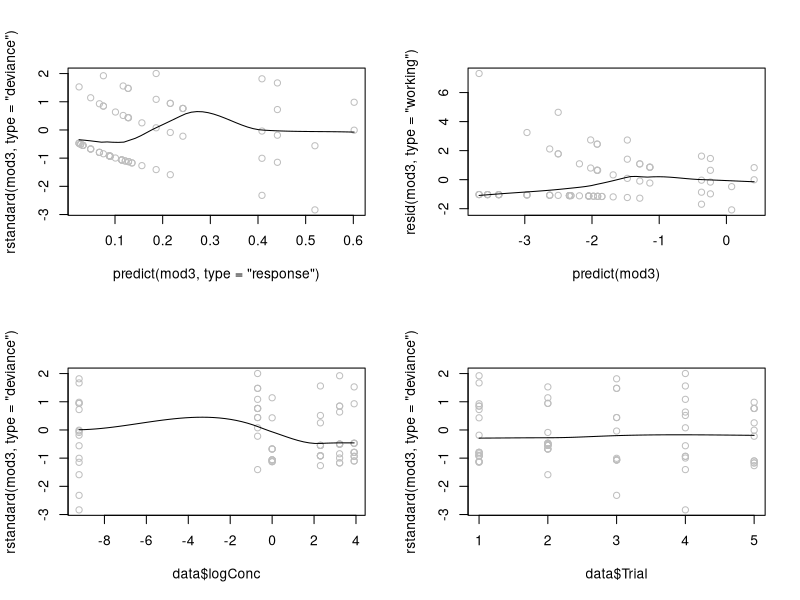
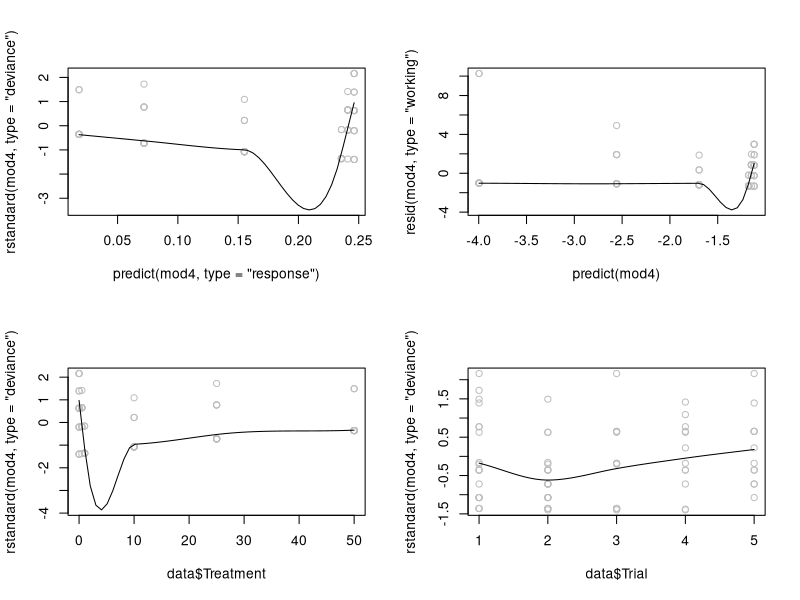
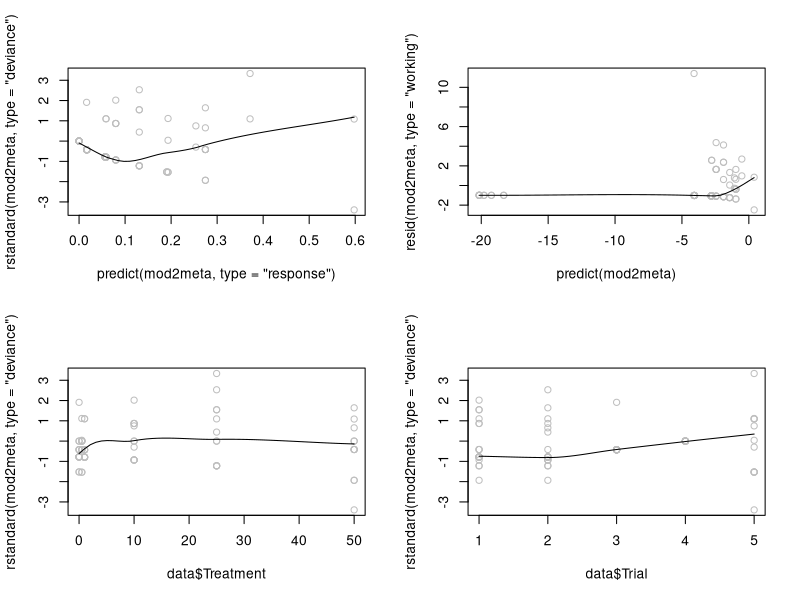
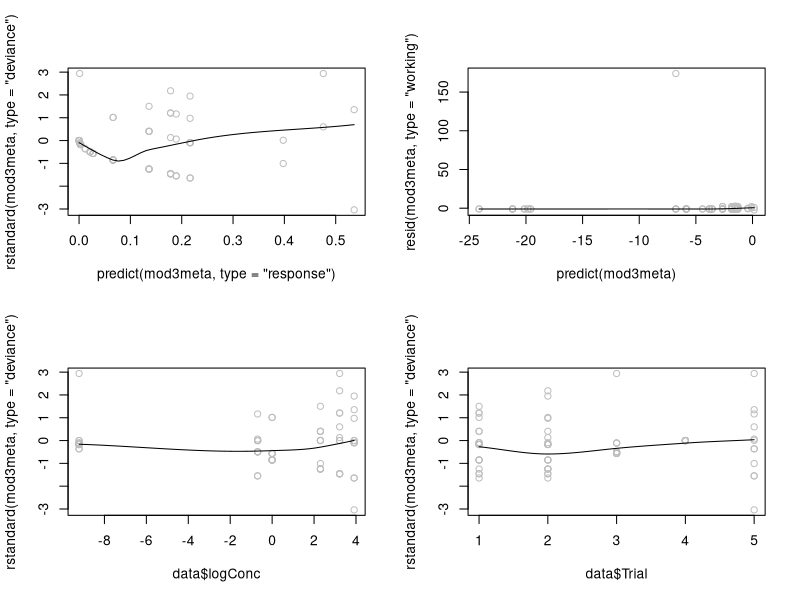
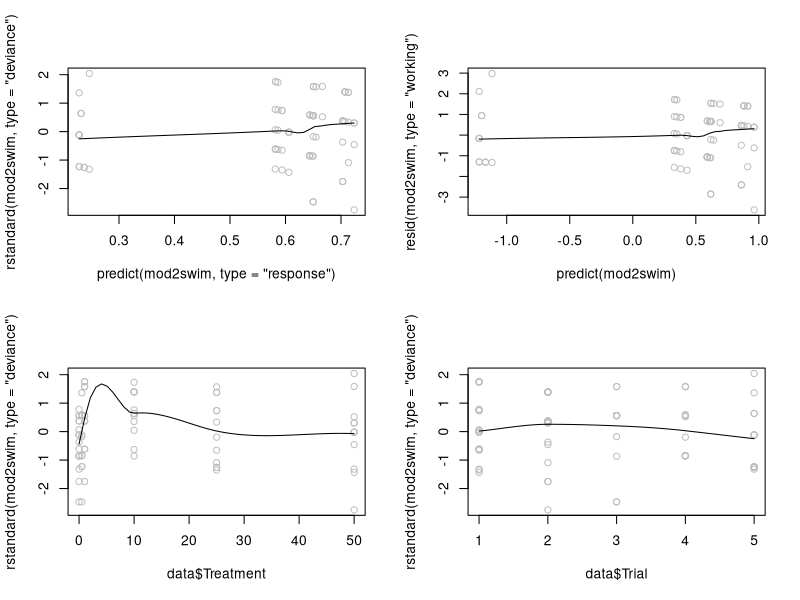
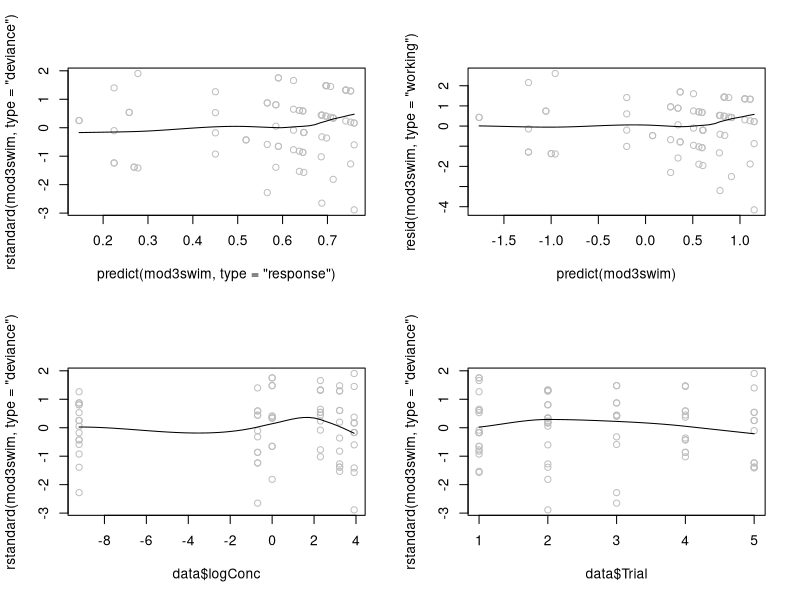
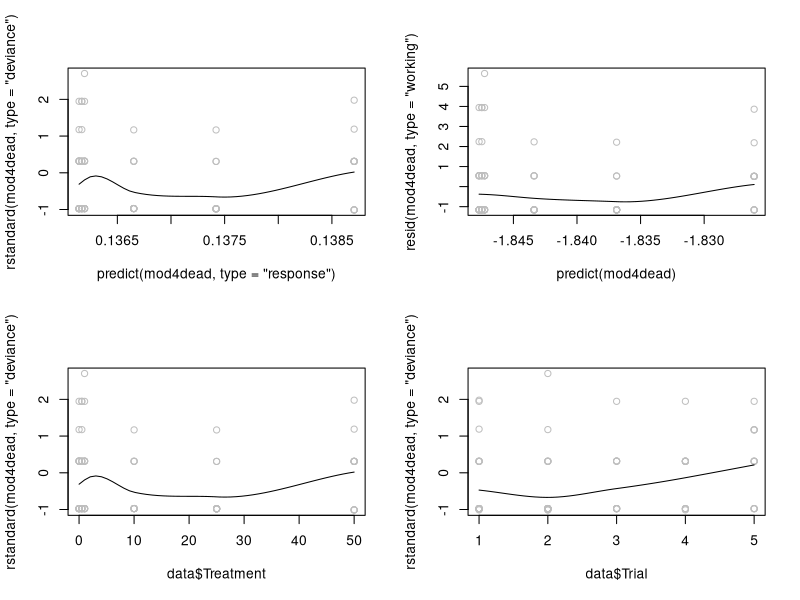
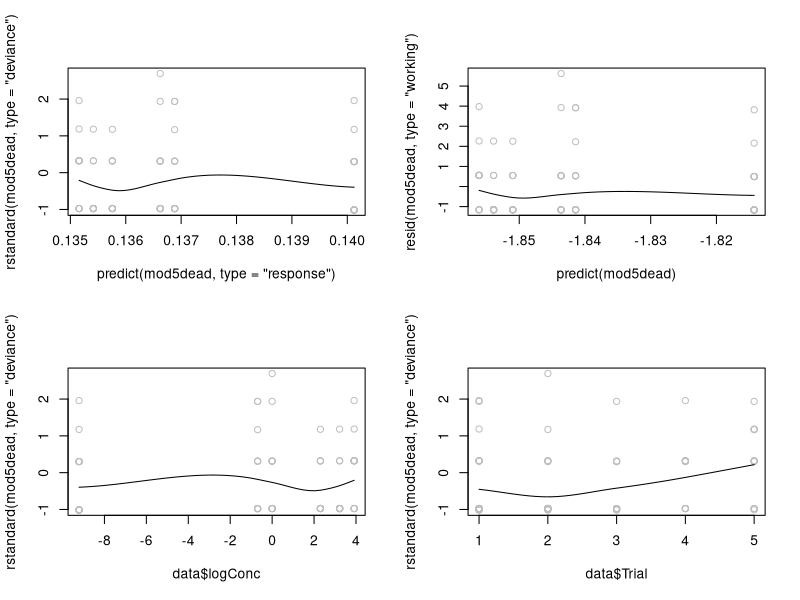

R code for these plots, in order:
## ---- chunk 1
knitr::opts_chunk$set(echo = TRUE)

library(tidyverse)
library(MASS)
library(effects)
library(lmtest)
library(statmod)
library(plyr)

## ---- chunk 2
#Modify location as needed
data <- read.csv("./data.csv", header = TRUE)

## ---- chunk 3
#Look at data
head(data)

#Change trial to a factor from an integer
data$Trial <- as.factor(data$Trial)
head(data)

#Add a vector/column for natural log transformed concentration. Add a small value because of the presences of zeroes (controls) in the dataset.
data$logConc <- log(data$Treatment+0.0001)
head(data)

#Add column for total larvae
data$total_larvae <- data$settle_n + data$meta_n + data$swim_n +data$dead_n
head(data)

## ---- chunk 4
# Start with full, binomial model
mod1 <- glm(settle_prop ~ Treatment + Trial, family = binomial, weights = total_larvae,
            data = data)
summary(mod1)

# Extract residual deviance
residual_deviance <- deviance(mod1)

# Degrees of freedom
df <- nrow(model.matrix(mod1)) - length(coefficients(mod1))

# Compute p-value to test for overdispersion
p_value <- 1 - pchisq(residual_deviance, df)

# Print results
print(paste("Residual Deviance:", residual_deviance))
print(paste("Degrees of freedom:", df))
print(paste("P-value:", p_value))

## ---- chunk 5
mod2 <- glm(settle_prop ~ Treatment + Trial, family = quasibinomial, weights = total_larvae,
            data = data)
mod3 <- glm(settle_prop ~ logConc + Trial, family = quasibinomial, weights = total_larvae,
            data = data)
mod4 <- glm(settle_prop ~ Treatment, family = quasibinomial, weights = total_larvae,
            data = data)
mod5 <- glm(settle_prop ~ logConc, family = quasibinomial, weights = total_larvae,
            data = data)

# Compare full vs reduced models, first between non-log transformed and then between log transformed
anova(mod4, mod2, test = "Chisq")
anova(mod5, mod3, test = "Chisq") 

## ---- chunk 6
#Residual plots for mod3
par(mfrow=c(2,2))
scatter.smooth(predict(mod3, type='response'), rstandard(mod3, type='deviance'), col='gray')
scatter.smooth(predict(mod3), resid(mod3, type='working'), col='gray')
scatter.smooth(data$logConc, rstandard(mod3, type='deviance'), col='gray')
scatter.smooth(data$Trial, rstandard(mod3, type='deviance'), col='gray')

#Residual plots for mod4
scatter.smooth(predict(mod4, type='response'), rstandard(mod4, type='deviance'), col='gray')
scatter.smooth(predict(mod4), resid(mod4, type='working'), col='gray')
scatter.smooth(data$Treatment, rstandard(mod4, type='deviance'), col='gray')
scatter.smooth(data$Trial, rstandard(mod4, type='deviance'), col='gray')

## ---- chunk 7
# Model predictions
mod3_eff <- effect("logConc", mod3)
mod3_eff <- as.data.frame(mod3_eff)

# Custom ticks and labels 
custom_ticks <- c(0.000125, 0.5, 1, 10, 25, 50)  
custom_labels <- c("0", "0.5", "1", "10", "25", "50")

# Plot using ggplot2
settle_plot <- ggplot(mod3_eff, aes(x = logConc, y = fit)) +
  geom_line() +
  geom_ribbon(aes(ymin = lower, ymax = upper), alpha = 0.2) +
  labs(x = bquote(Sediment~Concentration~(mg/cm^2)), y = "Settlement Rate (%)") +
  scale_x_continuous(
    breaks = log(custom_ticks),
    labels = custom_labels
  ) +
  scale_y_continuous(
    breaks = seq(0, 1, 0.2),
    limits = c(0, 1),
    labels = function(x) paste0(x*100)
  ) +
  theme_minimal()

#Model summary
summary(mod3)

## ---- chunk 8
#If logit(pi) = beta0 + beta1*log(X), then a k-fold change in X corresponds to a multiplicative change in the odds of k^beta-1.

# Extract 95% confidence intervals for the coefficients
conf_intervals <- confint(mod3, level = 0.95)

# Extract coefficient estimates
coefficients <- coef(mod3)

# Back-transform the coefficients and confidence intervals
exp_coefficients <- exp(coefficients) - 0.0001 
exp_conf_intervals <- exp(conf_intervals) - 0.0001

# Extract p-values from the model summary
p_values <- round(summary(mod3)$coefficients[, 4], digits = 3)  # Column 4 contains p-values

# Create a data frame with back-transformed estimates, confidence intervals, and p-values
estimates <- cbind(exp_coefficients, exp_conf_intervals, p_values)

# Print the estimates
print(estimates)

# Because these estimates are less than one, let's subtract from 1 to get the % decrease.
dec_exp_coefficients <- round(1 - (exp(coefficients) - 0.0001), digits = 3)
dec_exp_conf_intervals <- round(1 - (exp(conf_intervals) - 0.0001), digits = 3)

# Create another data frame with estimates of percent/proportion decline, associated confidence intervals, and p-values
estimates2 <- cbind(dec_exp_coefficients, dec_exp_conf_intervals, p_values)

# Print the estimates
print(estimates2)

## ---- chunk 9
#If logit(pi) = beta0 + beta1*log(X), then a k-fold change in X corresponds to a multiplicative change in the odds of k^beta-1.

# Back-transform the coefficients and confidence intervals
ten_coefficients <- round(exp(10*coefficients) - 0.0001, digits = 3)
ten_conf_intervals <- round(exp(10*conf_intervals) - 0.0001, digits = 3)

# Create a data frame with back-transformed estimates, confidence intervals, and p-values
ten_estimates <- cbind(ten_coefficients, ten_conf_intervals, p_values)

# Print the estimates
print(ten_estimates)

# Because these estimates are less than one, let's subtract from 1 to get the % decrease.
dec_ten_coefficients <- round(1 - (exp(10*coefficients) - 0.0001), digits = 3)
dec_ten_conf_intervals <- round(1 - (exp(10*conf_intervals) - 0.0001), digits = 3)

# Create another data frame with estimates of percent/proportion decline, associated confidence intervals, and p-values
ten_estimates2 <- cbind(dec_ten_coefficients, dec_ten_conf_intervals, p_values)

# Print the estimates
print(ten_estimates2)

## ---- chunk 10
# Start with full, binomial model
mod1meta <- glm(meta_prop ~ Treatment + Trial, family = binomial, weights = total_larvae,
            data = data)
summary(mod1meta)

# Extract residual deviance
residual_deviance_meta <- deviance(mod1meta)

# Degrees of freedom
df_meta <- nrow(model.matrix(mod1meta)) - length(coefficients(mod1meta))

# Compute p-value to test for overdispersion
p_value_meta <- 1 - pchisq(residual_deviance_meta, df)

# Print results
print(paste("Residual Deviance:", residual_deviance_meta))
print(paste("Degrees of freedom:", df_meta))
print(paste("P-value:", p_value_meta)) 

## ---- chunk 11
mod2meta <- glm(meta_prop ~ Treatment + Trial, family = binomial, weights = total_larvae,
            data = data)
mod3meta <- glm(meta_prop ~ logConc + Trial, family = binomial, weights = total_larvae,
            data = data)
mod4meta <- glm(meta_prop ~ Treatment, family = binomial, weights = total_larvae,
            data = data)
mod5meta <- glm(meta_prop ~ logConc, family = binomial, weights = total_larvae,
            data = data)

# Compare full vs reduced models, first between non-log transformed and then between log transformed
anova(mod4meta, mod2meta, test = "Chisq") 
anova(mod5meta, mod3meta, test = "Chisq") 

## ---- chunk 12
#Residual plots for mod2
par(mfrow=c(2,2))
scatter.smooth(predict(mod2meta, type='response'), rstandard(mod2meta, type='deviance'), col='gray')
scatter.smooth(predict(mod2meta), resid(mod2meta, type='working'), col='gray')
scatter.smooth(data$Treatment, rstandard(mod2meta, type='deviance'), col='gray')
scatter.smooth(data$Trial, rstandard(mod2meta, type='deviance'), col='gray')

#Residual plots for mod3
scatter.smooth(predict(mod3meta, type='response'), rstandard(mod3meta, type='deviance'), col='gray')
scatter.smooth(predict(mod3meta), resid(mod3meta, type='working'), col='gray')
scatter.smooth(data$logConc, rstandard(mod3meta, type='deviance'), col='gray')
scatter.smooth(data$Trial, rstandard(mod3meta, type='deviance'), col='gray')

## ---- chunk 13
# Model predictions
mod3meta_eff <- effect("logConc", mod3meta)
mod3meta_eff <- as.data.frame(mod3meta_eff)

# Custom ticks and labels
custom_ticks <- c(0.000125, 0.5, 1, 10, 25, 50)
custom_labels <- c("0", "0.5", "1", "10", "25", "50")

# Plot using ggplot2 with natural log-scaled x-axis, custom ticks, and labels
pm_plot <- ggplot(mod3meta_eff, aes(x = logConc, y = fit)) +
  geom_line() +
  geom_ribbon(aes(ymin = lower, ymax = upper), alpha = 0.2) +
  labs(x = bquote(Sediment~Concentration~(mg/cm^2)), y = "Proportion partially metamorphosed") +
  scale_x_continuous(
    breaks = log(custom_ticks),
    labels = custom_labels
  ) +
  scale_y_continuous(
    breaks = seq(0, 1, 0.2),
    limits = c(0, 1)
  ) +
  theme_minimal()

## ---- chunk 14
meta_plot <- ggplot(data, aes(x = logConc, y = meta_prop)) +
  geom_point(position = "jitter") +
  geom_smooth(method = "lm", se = FALSE, color = "black") + 
  labs(x = bquote(Sediment~Concentration~(mg/cm^2)), y = "Partial Metamorphosis Rate (%)") +
  scale_x_continuous(
    breaks = log(custom_ticks),
    labels = custom_labels
  ) +
  scale_y_continuous(
    breaks = seq(0, 1, 0.2),
    limits = c(0, 1),
    labels = function(x) paste0(x*100)
  ) +
  theme_minimal()

## ---- chunk 15
# Start with full, binomial model
mod1swim <- glm(swim_prop ~ Treatment + Trial, family = binomial, weights = total_larvae,
            data = data)
summary(mod1swim)

# Extract residual deviance
residual_deviance_swim <- deviance(mod1swim)

# Degrees of freedom
df_swim <- nrow(model.matrix(mod1swim)) - length(coefficients(mod1swim))

# Compute p-value to test for overdispersion
p_value_swim <- 1 - pchisq(residual_deviance_swim, df)

# Print results
print(paste("Residual Deviance:", residual_deviance_swim))
print(paste("Degrees of freedom:", df_swim))
print(paste("P-value:", p_value_swim)) 

## ---- chunk 16
mod2swim <- glm(swim_prop ~ Treatment + Trial, family = quasibinomial, weights = total_larvae,
            data = data)
mod3swim <- glm(swim_prop ~ logConc + Trial, family = quasibinomial, weights = total_larvae,
            data = data)
mod4swim <- glm(swim_prop ~ Treatment, family = quasibinomial, weights = total_larvae,
            data = data)
mod5swim <- glm(swim_prop ~ logConc, family = quasibinomial, weights = total_larvae,
            data = data)

# Compare full vs reduced models, first between non-log transformed and then between log transformed
anova(mod4swim, mod2swim, test = "Chisq") 
anova(mod5swim, mod3swim, test = "Chisq") 

## ---- chunk 17
#Residual plots for mod2
par(mfrow=c(2,2))
scatter.smooth(predict(mod2swim, type='response'), rstandard(mod2swim, type='deviance'), col='gray')
scatter.smooth(predict(mod2swim), resid(mod2swim, type='working'), col='gray')
scatter.smooth(data$Treatment, rstandard(mod2swim, type='deviance'), col='gray')
scatter.smooth(data$Trial, rstandard(mod2swim, type='deviance'), col='gray')

#Residual plots for mod3
scatter.smooth(predict(mod3swim, type='response'), rstandard(mod3swim, type='deviance'), col='gray')
scatter.smooth(predict(mod3swim), resid(mod3swim, type='working'), col='gray')
scatter.smooth(data$logConc, rstandard(mod3swim, type='deviance'), col='gray')
scatter.smooth(data$Trial, rstandard(mod3swim, type='deviance'), col='gray')

## ---- chunk 18
# Model predictions
mod3swim_eff <- effect("logConc", mod3swim)
mod3swim_eff <- as.data.frame(mod3swim_eff)

# Custom ticks and labels
custom_ticks <- c(0.000125, 0.5, 1, 10, 25, 50) 
custom_labels <- c("0", "0.5", "1", "10", "25", "50")

# Plot using ggplot2 with natural log-scaled x-axis, custom ticks, and labels
swim_plot <- ggplot(mod3swim_eff, aes(x = logConc, y = fit)) +
  geom_line() +
  geom_ribbon(aes(ymin = lower, ymax = upper), alpha = 0.2) +
  labs(x = bquote(Sediment~Concentration~(mg/cm^2)), y = "Rate of Larval Swimming (%)") +
  scale_x_continuous(
    breaks = log(custom_ticks),
    labels = custom_labels
  ) +
  scale_y_continuous(
    breaks = seq(0, 1, 0.2),
    limits = c(0, 1),
    labels = function(x) paste0(x*100)
  ) +
  theme_minimal()

## ---- chunk 19
# Start with full, binomial model (log-transformed?)
mod1dead <- glm(dead_prop ~ Treatment + Trial, family = binomial, weights = total_larvae,
            data = data)
summary(mod1dead)

# Extract residual deviance
residual_deviance_dead <- deviance(mod1dead)

# Degrees of freedom
df_dead <- nrow(model.matrix(mod1dead)) - length(coefficients(mod1dead))

# Compute p-value to test for overdispersion
p_value_dead <- 1 - pchisq(residual_deviance_dead, df)

# Print results
print(paste("Residual Deviance:", residual_deviance_dead))
print(paste("Degrees of freedom:", df_dead))
print(paste("P-value:", p_value_dead))  

## ---- chunk 20
mod2dead <- glm(dead_prop ~ Treatment + Trial, family = quasibinomial, weights = total_larvae,
            data = data)
mod3dead <- glm(dead_prop ~ logConc + Trial, family = quasibinomial, weights = total_larvae,
            data = data)
mod4dead <- glm(dead_prop ~ Treatment, family = quasibinomial, weights = total_larvae,
            data = data)
mod5dead <- glm(dead_prop ~ logConc, family = quasibinomial, weights = total_larvae,
            data = data)

# Compare full vs reduced models, first between non-log transformed and then between log transformed
anova(mod4dead, mod2dead, test = "Chisq") 
anova(mod5dead, mod3dead, test = "Chisq") 

## ---- chunk 21
#Residual plots for mod4
par(mfrow=c(2,2))
scatter.smooth(predict(mod4dead, type='response'), rstandard(mod4dead, type='deviance'), col='gray')
scatter.smooth(predict(mod4dead), resid(mod4dead, type='working'), col='gray')
scatter.smooth(data$Treatment, rstandard(mod4dead, type='deviance'), col='gray')
scatter.smooth(data$Trial, rstandard(mod4dead, type='deviance'), col='gray') #note Trial not in mod5

#Residual plots for mod5
scatter.smooth(predict(mod5dead, type='response'), rstandard(mod5dead, type='deviance'), col='gray')
scatter.smooth(predict(mod5dead), resid(mod5dead, type='working'), col='gray')
scatter.smooth(data$logConc, rstandard(mod5dead, type='deviance'), col='gray')
scatter.smooth(data$Trial, rstandard(mod5dead, type='deviance'), col='gray') #note: Trial not in mod5

#Residual plots for mod3
scatter.smooth(predict(mod3dead, type='response'), rstandard(mod3dead, type='deviance'), col='gray')
scatter.smooth(predict(mod3dead), resid(mod3dead, type='working'), col='gray')
scatter.smooth(data$logConc, rstandard(mod3dead, type='deviance'), col='gray')
scatter.smooth(data$Trial, rstandard(mod3dead, type='deviance'), col='gray') 

#Residual plots for mod2
scatter.smooth(predict(mod2dead, type='response'), rstandard(mod2dead, type='deviance'), col='gray')
scatter.smooth(predict(mod2dead), resid(mod2dead, type='working'), col='gray')
scatter.smooth(data$logConc, rstandard(mod2dead, type='deviance'), col='gray')
scatter.smooth(data$Trial, rstandard(mod2dead, type='deviance'), col='gray') #note: Trial not in mod2

## ---- chunk 22
# Model predictions
mod3dead_eff <- effect("logConc", mod3dead)
mod3dead_eff <- as.data.frame(mod3dead_eff)

# Custom ticks and labels
custom_ticks <- c(0.000125, 0.5, 1, 10, 25, 50)  
custom_labels <- c("0", "0.5", "1", "10", "25", "50")

# Plot using ggplot2 with natural log-scaled x-axis, custom ticks, and labels
dead_plot <- ggplot(mod3dead_eff, aes(x = logConc, y = fit)) +
  geom_line() +
  geom_ribbon(aes(ymin = lower, ymax = upper), alpha = 0.2) +
  labs(x = bquote(Sediment~Concentration~(mg/cm^2)), y = "Larval Mortality Rate (%)") +
  scale_x_continuous(
    breaks = log(custom_ticks),
    labels = custom_labels
  ) +
  scale_y_continuous(
    breaks = seq(0, 1, 0.2),
    limits = c(0, 1),
    labels = function(x) paste0(x*100)
  ) +
  theme_minimal()
